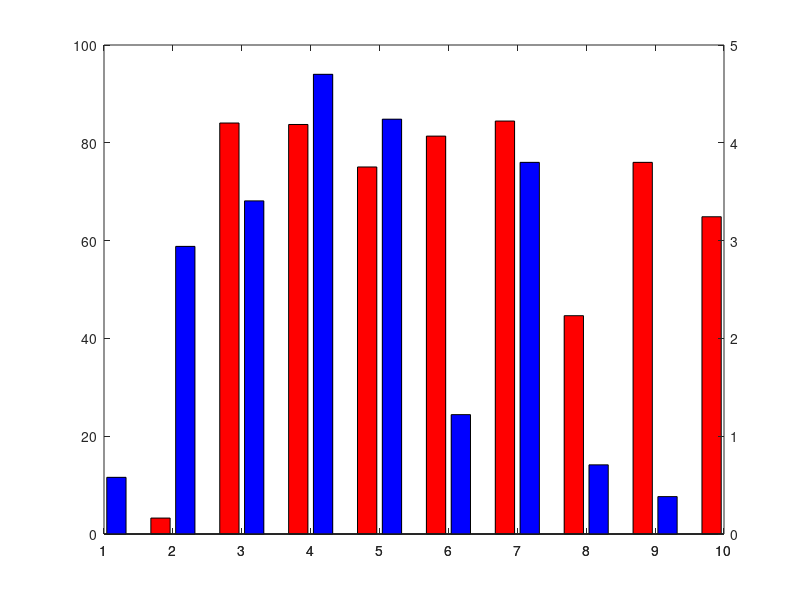

Write the MATLAB code that produced this figure.



figure
a=[rand(10,1)*100 zeros(10,1)  ];
b=[zeros(10,1)    rand(10,1)*5 ];
[AX,H1,H2] = plotyy([1:10],a, [1:10],b, 'bar', 'bar');
set(H1,'FaceColor','r') % a
set(H2,'FaceColor','b') % b